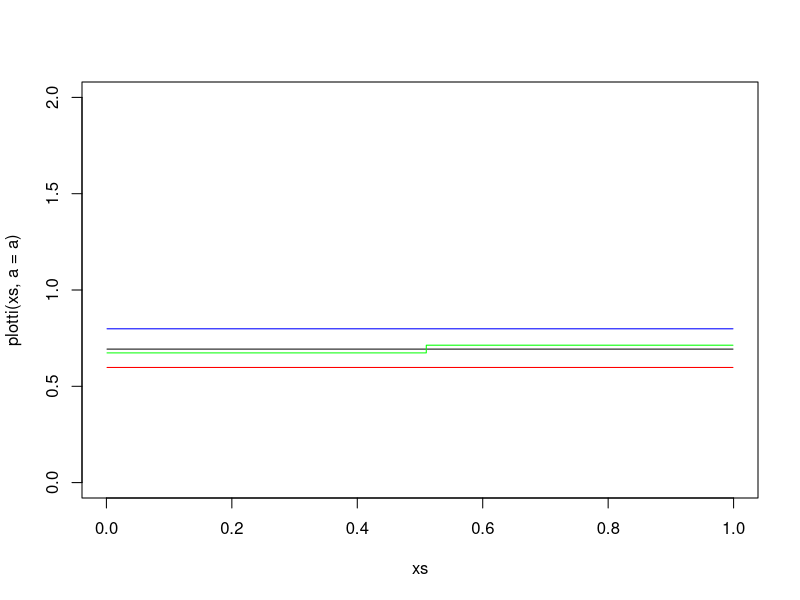
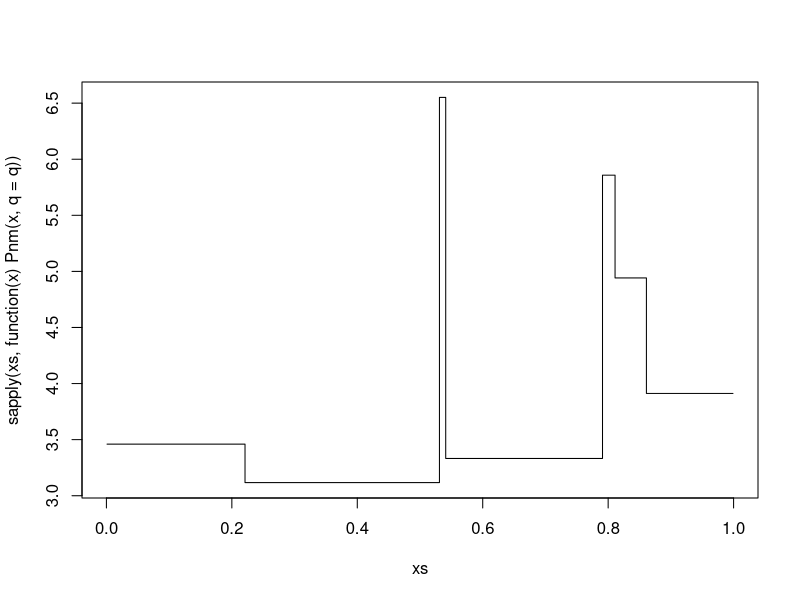

The R source for these figures, in order:
p = function(x) pbeta(x,2,7)

plotti = function(xs,a=.3) {
  -log(a)*(xs>=0 & xs < a) - log(1-a)*(xs>=a & xs <= 1)
}

plow = function(xs,a=.3,eps=0.001) {
  -log(a+eps)*(xs>=0 & xs < (a-eps)) - log(1-a+eps)*(xs>=(a-eps) & xs <= 1)
}

pupper = function(xs,a=.3,eps=0.001) {
  -log(a-eps)*(xs>=0 & xs < (a+eps)) - log(1-a-eps)*(xs>=(a+eps) & xs <= 1)
}


plow = function(xs,a=.3,eps=0.001) {
  -log(a+eps)*(xs>=0 & xs < (a+eps)) - log(1-a+eps)*(xs>=(a+eps) & xs <= 1)
}

pupper = function(xs,a=.3,eps=0.001) {
  -log(a-eps)*(xs>=0 & xs < (a-eps)) - log(1-a-eps)*(xs>=(a-eps) & xs <= 1)
}

xs = seq(0.001,0.999,by=0.001)

a = 0.5
plot(xs,plotti(xs,a=a),type="s",ylim=c(0,2))
lines(xs,plotti(xs,a=a+0.01),type="s",col="green")
lines(xs,plow(xs,a=a,eps=0.05),type="s",col="red")
lines(xs,pupper(xs,a=a,eps=0.05),type="s",col="blue")

p = function(x) pbeta(x,2,7)

Pnm = function(x,q){
  k     = length(q)+1
  qAug  = c(0,q,1)
  dis   = sapply(1:k,function(i) log(qAug[i+1]-qAug[i])-log(k))
  probs = sapply(1:k,function(i) x<= qAug[i+1] & x > qAug[i])
  -sum(probs*dis)
}

plow = function(x,q,eps=0.05) {
  k     = length(q)+1
  qAug  = c(0,q,1)
  dis   = sapply(1:k,function(i) log(qAug[i+1]-qAug[i]+eps)-log(k))
  probs = sapply(1:k,function(i) x <= (qAug[i+1]-eps) & x > (qAug[i] - eps))
  -sum(probs*dis)
}



xs = seq(0.001,0.999,by=0.001)
eps = 0.01
q = sort(sample(1:99,6)/100)

plot(xs,sapply(xs,function(x) Pnm(x,q=q)),type="s")
lines(xs,sapply(xs,function(x) Pnm(x,q=c(0.2-eps,0.7-eps))),type="s",col="red")
lines(xs,sapply(xs,function(x) Pnm(x,q=c(0.2+eps,0.7+eps))),type="s",col="blue")
lines(xs,sapply(xs,function(x) Pnm(x,q=c(0.2+eps,0.7-eps))),type="s",col="green")
lines(xs,sapply(xs,function(x) Pnm(x,q=c(0.2-eps,0.7+eps))),type="s",col="purple")